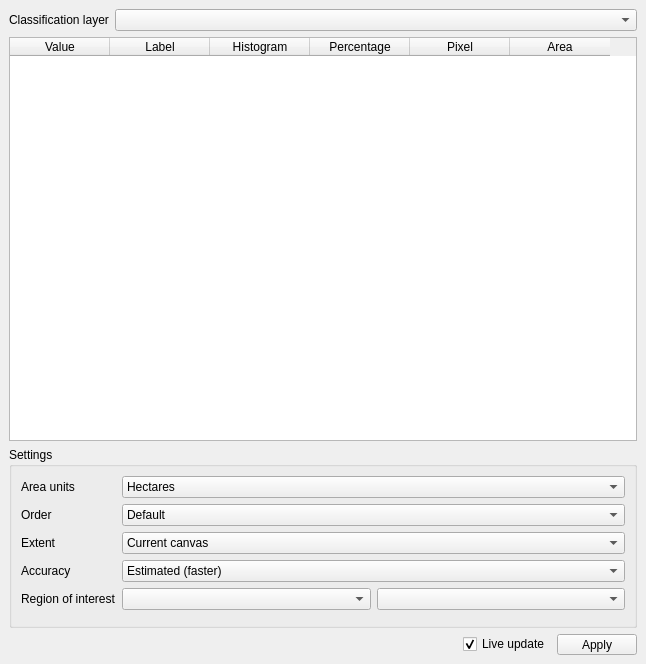
<?xml version="1.0" encoding="UTF-8"?>
<ui version="4.0">
 <class>MainWindow</class>
 <widget class="QMainWindow" name="MainWindow">
  <property name="geometry">
   <rect>
    <x>0</x>
    <y>0</y>
    <width>646</width>
    <height>664</height>
   </rect>
  </property>
  <property name="windowTitle">
   <string>Classification Statistics</string>
  </property>
  <widget class="QWidget" name="centralwidget">
   <layout class="QVBoxLayout" name="verticalLayout" stretch="0,0,1,0">
    <item>
     <layout class="QHBoxLayout" name="horizontalLayout">
      <item>
       <widget class="QLabel" name="label_4">
        <property name="sizePolicy">
         <sizepolicy hsizetype="Fixed" vsizetype="Preferred">
          <horstretch>0</horstretch>
          <verstretch>0</verstretch>
         </sizepolicy>
        </property>
        <property name="text">
         <string>Classification layer</string>
        </property>
       </widget>
      </item>
      <item>
       <widget class="QgsMapLayerComboBox" name="mLayer">
        <property name="currentIndex">
         <number>-1</number>
        </property>
        <property name="allowEmptyLayer">
         <bool>true</bool>
        </property>
       </widget>
      </item>
     </layout>
    </item>
    <item>
     <widget class="QTableWidget" name="mTable">
      <property name="editTriggers">
       <set>QAbstractItemView::NoEditTriggers</set>
      </property>
      <property name="selectionMode">
       <enum>QAbstractItemView::NoSelection</enum>
      </property>
      <property name="selectionBehavior">
       <enum>QAbstractItemView::SelectRows</enum>
      </property>
      <property name="sortingEnabled">
       <bool>false</bool>
      </property>
      <attribute name="horizontalHeaderStretchLastSection">
       <bool>false</bool>
      </attribute>
      <attribute name="verticalHeaderVisible">
       <bool>false</bool>
      </attribute>
      <attribute name="verticalHeaderShowSortIndicator" stdset="0">
       <bool>false</bool>
      </attribute>
      <column>
       <property name="text">
        <string>Value</string>
       </property>
      </column>
      <column>
       <property name="text">
        <string>Label</string>
       </property>
      </column>
      <column>
       <property name="text">
        <string>Histogram</string>
       </property>
      </column>
      <column>
       <property name="text">
        <string>Percentage</string>
       </property>
      </column>
      <column>
       <property name="text">
        <string>Pixel</string>
       </property>
      </column>
      <column>
       <property name="text">
        <string>Area</string>
       </property>
      </column>
     </widget>
    </item>
    <item>
     <widget class="QgsCollapsibleGroupBox" name="mGroupBox">
      <property name="sizePolicy">
       <sizepolicy hsizetype="Preferred" vsizetype="Fixed">
        <horstretch>0</horstretch>
        <verstretch>0</verstretch>
       </sizepolicy>
      </property>
      <property name="title">
       <string>Settings</string>
      </property>
      <layout class="QVBoxLayout" name="verticalLayout_2">
       <item>
        <layout class="QFormLayout" name="formLayout">
         <item row="0" column="0">
          <widget class="QLabel" name="label_6">
           <property name="sizePolicy">
            <sizepolicy hsizetype="Fixed" vsizetype="Preferred">
             <horstretch>0</horstretch>
             <verstretch>0</verstretch>
            </sizepolicy>
           </property>
           <property name="text">
            <string>Area units</string>
           </property>
          </widget>
         </item>
         <item row="0" column="1">
          <widget class="QComboBox" name="mAreaUnits">
           <property name="currentIndex">
            <number>1</number>
           </property>
           <item>
            <property name="text">
             <string>Square Meters</string>
            </property>
           </item>
           <item>
            <property name="text">
             <string>Hectares</string>
            </property>
           </item>
           <item>
            <property name="text">
             <string>Square Kilometers</string>
            </property>
           </item>
          </widget>
         </item>
         <item row="2" column="0">
          <widget class="QLabel" name="label_34">
           <property name="sizePolicy">
            <sizepolicy hsizetype="Fixed" vsizetype="Preferred">
             <horstretch>0</horstretch>
             <verstretch>0</verstretch>
            </sizepolicy>
           </property>
           <property name="text">
            <string>Extent</string>
           </property>
          </widget>
         </item>
         <item row="2" column="1">
          <widget class="QComboBox" name="mExtent">
           <property name="toolTip">
            <string>The Statistics extent.</string>
           </property>
           <property name="currentIndex">
            <number>1</number>
           </property>
           <item>
            <property name="text">
             <string>Whole raster</string>
            </property>
           </item>
           <item>
            <property name="text">
             <string>Current canvas</string>
            </property>
           </item>
          </widget>
         </item>
         <item row="3" column="0">
          <widget class="QLabel" name="label_35">
           <property name="sizePolicy">
            <sizepolicy hsizetype="Fixed" vsizetype="Preferred">
             <horstretch>0</horstretch>
             <verstretch>0</verstretch>
            </sizepolicy>
           </property>
           <property name="text">
            <string>Accuracy</string>
           </property>
          </widget>
         </item>
         <item row="3" column="1">
          <widget class="QComboBox" name="mAccuracy">
           <property name="toolTip">
            <string>The calculation accuracy.</string>
           </property>
           <property name="currentIndex">
            <number>0</number>
           </property>
           <item>
            <property name="text">
             <string>Estimated (faster)</string>
            </property>
           </item>
           <item>
            <property name="text">
             <string>Actual (slower)</string>
            </property>
           </item>
          </widget>
         </item>
         <item row="4" column="0">
          <widget class="QLabel" name="label_36">
           <property name="sizePolicy">
            <sizepolicy hsizetype="Fixed" vsizetype="Preferred">
             <horstretch>0</horstretch>
             <verstretch>0</verstretch>
            </sizepolicy>
           </property>
           <property name="text">
            <string>Region of interest</string>
           </property>
          </widget>
         </item>
         <item row="4" column="1">
          <layout class="QHBoxLayout" name="horizontalLayout_3">
           <item>
            <widget class="QgsMapLayerComboBox" name="mRoiLayer">
             <property name="sizePolicy">
              <sizepolicy hsizetype="Preferred" vsizetype="Fixed">
               <horstretch>1</horstretch>
               <verstretch>0</verstretch>
              </sizepolicy>
             </property>
             <property name="toolTip">
              <string>The ROI layer.</string>
             </property>
             <property name="currentIndex">
              <number>-1</number>
             </property>
             <property name="allowEmptyLayer">
              <bool>true</bool>
             </property>
            </widget>
           </item>
           <item>
            <widget class="QgsFieldComboBox" name="mRoiField">
             <property name="sizePolicy">
              <sizepolicy hsizetype="Preferred" vsizetype="Fixed">
               <horstretch>1</horstretch>
               <verstretch>0</verstretch>
              </sizepolicy>
             </property>
             <property name="toolTip">
              <string>The ROI label attribute shown in the geometry picker widget.</string>
             </property>
            </widget>
           </item>
          </layout>
         </item>
         <item row="5" column="1">
          <widget class="QgsFeaturePickerWidget" name="mRoiFeature">
           <property name="sizePolicy">
            <sizepolicy hsizetype="Preferred" vsizetype="Fixed">
             <horstretch>1</horstretch>
             <verstretch>0</verstretch>
            </sizepolicy>
           </property>
           <property name="toolTip">
            <string>The ROI geometry used for masking.</string>
           </property>
           <property name="displayExpression">
            <string/>
           </property>
           <property name="fetchGeometry">
            <bool>true</bool>
           </property>
           <property name="fetchLimit">
            <number>999999999</number>
           </property>
           <property name="showBrowserButtons">
            <bool>true</bool>
           </property>
          </widget>
         </item>
         <item row="1" column="0">
          <widget class="QLabel" name="label_7">
           <property name="sizePolicy">
            <sizepolicy hsizetype="Fixed" vsizetype="Preferred">
             <horstretch>0</horstretch>
             <verstretch>0</verstretch>
            </sizepolicy>
           </property>
           <property name="text">
            <string>Order</string>
           </property>
          </widget>
         </item>
         <item row="1" column="1">
          <widget class="QComboBox" name="mOrder">
           <property name="currentIndex">
            <number>0</number>
           </property>
           <item>
            <property name="text">
             <string>Default</string>
            </property>
           </item>
           <item>
            <property name="text">
             <string>Value: ascending</string>
            </property>
           </item>
           <item>
            <property name="text">
             <string>Value: descending</string>
            </property>
           </item>
           <item>
            <property name="text">
             <string>Label: ascending</string>
            </property>
           </item>
           <item>
            <property name="text">
             <string>Label: descending</string>
            </property>
           </item>
           <item>
            <property name="text">
             <string>Size: ascending</string>
            </property>
           </item>
           <item>
            <property name="text">
             <string>Size: descending</string>
            </property>
           </item>
          </widget>
         </item>
        </layout>
       </item>
      </layout>
     </widget>
    </item>
    <item>
     <layout class="QHBoxLayout" name="horizontalLayout_2">
      <item>
       <spacer name="horizontalSpacer">
        <property name="orientation">
         <enum>Qt::Horizontal</enum>
        </property>
        <property name="sizeHint" stdset="0">
         <size>
          <width>40</width>
          <height>20</height>
         </size>
        </property>
       </spacer>
      </item>
      <item>
       <widget class="QCheckBox" name="mLiveUpdate">
        <property name="toolTip">
         <string>Whether to auto-apply styling.</string>
        </property>
        <property name="text">
         <string>Live update</string>
        </property>
        <property name="checked">
         <bool>true</bool>
        </property>
       </widget>
      </item>
      <item>
       <widget class="QToolButton" name="mApply">
        <property name="sizePolicy">
         <sizepolicy hsizetype="Fixed" vsizetype="Fixed">
          <horstretch>0</horstretch>
          <verstretch>0</verstretch>
         </sizepolicy>
        </property>
        <property name="minimumSize">
         <size>
          <width>80</width>
          <height>0</height>
         </size>
        </property>
        <property name="toolTip">
         <string>Apply style.</string>
        </property>
        <property name="text">
         <string>Apply</string>
        </property>
       </widget>
      </item>
     </layout>
    </item>
   </layout>
  </widget>
 </widget>
 <customwidgets>
  <customwidget>
   <class>QgsCollapsibleGroupBox</class>
   <extends>QGroupBox</extends>
   <header>qgscollapsiblegroupbox.h</header>
   <container>1</container>
  </customwidget>
  <customwidget>
   <class>QgsFeaturePickerWidget</class>
   <extends>QWidget</extends>
   <header>qgsfeaturepickerwidget.h</header>
  </customwidget>
  <customwidget>
   <class>QgsFieldComboBox</class>
   <extends>QComboBox</extends>
   <header>qgsfieldcombobox.h</header>
  </customwidget>
  <customwidget>
   <class>QgsMapLayerComboBox</class>
   <extends>QComboBox</extends>
   <header>qgsmaplayercombobox.h</header>
  </customwidget>
 </customwidgets>
 <resources/>
 <connections/>
</ui>
